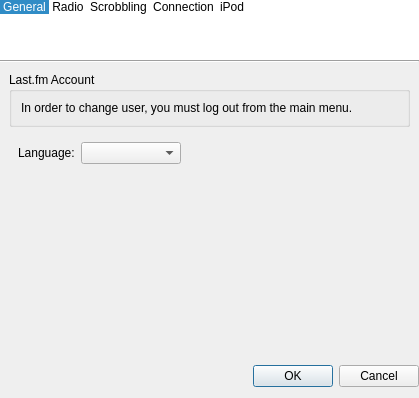
<ui version="4.0" >
 <class>SettingsDialog</class>
 <widget class="QDialog" name="SettingsDialog" >
  <property name="windowModality" >
   <enum>Qt::ApplicationModal</enum>
  </property>
  <property name="geometry" >
   <rect>
    <x>0</x>
    <y>0</y>
    <width>419</width>
    <height>385</height>
   </rect>
  </property>
  <property name="sizePolicy" >
   <sizepolicy vsizetype="Preferred" hsizetype="Preferred" >
    <horstretch>0</horstretch>
    <verstretch>0</verstretch>
   </sizepolicy>
  </property>
  <property name="minimumSize" >
   <size>
    <width>0</width>
    <height>0</height>
   </size>
  </property>
  <property name="windowTitle" >
   <string>Last.fm Settings</string>
  </property>
  <property name="modal" >
   <bool>true</bool>
  </property>
  <layout class="QVBoxLayout" >
   <property name="spacing" >
    <number>0</number>
   </property>
   <property name="leftMargin" >
    <number>0</number>
   </property>
   <property name="topMargin" >
    <number>0</number>
   </property>
   <property name="rightMargin" >
    <number>0</number>
   </property>
   <item>
    <widget class="QListWidget" name="pageSelector" >
     <property name="sizePolicy" >
      <sizepolicy vsizetype="Maximum" hsizetype="Expanding" >
       <horstretch>0</horstretch>
       <verstretch>0</verstretch>
      </sizepolicy>
     </property>
     <property name="maximumSize" >
      <size>
       <width>16777215</width>
       <height>60</height>
      </size>
     </property>
     <property name="focusPolicy" >
      <enum>Qt::NoFocus</enum>
     </property>
     <property name="layoutDirection" >
      <enum>Qt::LeftToRight</enum>
     </property>
     <property name="frameShape" >
      <enum>QFrame::NoFrame</enum>
     </property>
     <property name="frameShadow" >
      <enum>QFrame::Plain</enum>
     </property>
     <property name="lineWidth" >
      <number>0</number>
     </property>
     <property name="horizontalScrollBarPolicy" >
      <enum>Qt::ScrollBarAlwaysOff</enum>
     </property>
     <property name="autoScroll" >
      <bool>false</bool>
     </property>
     <property name="editTriggers" >
      <set>QAbstractItemView::NoEditTriggers</set>
     </property>
     <property name="alternatingRowColors" >
      <bool>false</bool>
     </property>
     <property name="selectionMode" >
      <enum>QAbstractItemView::SingleSelection</enum>
     </property>
     <property name="selectionBehavior" >
      <enum>QAbstractItemView::SelectRows</enum>
     </property>
     <property name="iconSize" >
      <size>
       <width>32</width>
       <height>32</height>
      </size>
     </property>
     <property name="textElideMode" >
      <enum>Qt::ElideNone</enum>
     </property>
     <property name="movement" >
      <enum>QListView::Static</enum>
     </property>
     <property name="flow" >
      <enum>QListView::LeftToRight</enum>
     </property>
     <property name="isWrapping" stdset="0" >
      <bool>true</bool>
     </property>
     <property name="resizeMode" >
      <enum>QListView::Fixed</enum>
     </property>
     <property name="layoutMode" >
      <enum>QListView::SinglePass</enum>
     </property>
     <property name="spacing" >
      <number>6</number>
     </property>
     <property name="viewMode" >
      <enum>QListView::IconMode</enum>
     </property>
     <property name="selectionRectVisible" >
      <bool>false</bool>
     </property>
     <property name="currentRow" >
      <number>0</number>
     </property>
     <item>
      <property name="text" >
       <string>General</string>
      </property>
      <property name="icon" >
       <iconset resource="QtResource.qrc" >:/SettingsDialog/account.png</iconset>
      </property>
     </item>
     <item>
      <property name="text" >
       <string>Radio</string>
      </property>
      <property name="icon" >
       <iconset resource="QtResource.qrc" >:/SettingsDialog/radio.png</iconset>
      </property>
     </item>
     <item>
      <property name="text" >
       <string>Scrobbling</string>
      </property>
      <property name="icon" >
       <iconset resource="QtResource.qrc" >:/SettingsDialog/scrobbling.png</iconset>
      </property>
     </item>
     <item>
      <property name="text" >
       <string>Connection</string>
      </property>
      <property name="icon" >
       <iconset resource="QtResource.qrc" >:/SettingsDialog/connection.png</iconset>
      </property>
     </item>
     <item>
      <property name="text" >
       <string>iPod</string>
      </property>
      <property name="icon" >
       <iconset resource="QtResource.qrc" >:/SettingsDialog/ipod.png</iconset>
      </property>
     </item>
    </widget>
   </item>
   <item>
    <widget class="Line" name="line" >
     <property name="orientation" >
      <enum>Qt::Horizontal</enum>
     </property>
    </widget>
   </item>
   <item>
    <widget class="QStackedWidget" name="pageStack" >
     <property name="sizePolicy" >
      <sizepolicy vsizetype="Expanding" hsizetype="Expanding" >
       <horstretch>0</horstretch>
       <verstretch>1</verstretch>
      </sizepolicy>
     </property>
     <property name="currentIndex" >
      <number>0</number>
     </property>
     <widget class="QWidget" name="accountPage" >
      <layout class="QVBoxLayout" >
       <item>
        <widget class="QGroupBox" name="accountBox" >
         <property name="title" >
          <string>Last.fm Account</string>
         </property>
         <layout class="QVBoxLayout" >
          <item>
           <widget class="QLabel" name="label_6" >
            <property name="text" >
             <string>In order to change user, you must log out from the main menu.</string>
            </property>
           </widget>
          </item>
         </layout>
        </widget>
       </item>
       <item>
        <layout class="QVBoxLayout" >
         <property name="leftMargin" >
          <number>9</number>
         </property>
         <property name="topMargin" >
          <number>9</number>
         </property>
         <property name="rightMargin" >
          <number>9</number>
         </property>
         <item>
          <layout class="QHBoxLayout" >
           <item>
            <widget class="QLabel" name="languageLabel" >
             <property name="sizePolicy" >
              <sizepolicy vsizetype="Preferred" hsizetype="Maximum" >
               <horstretch>0</horstretch>
               <verstretch>0</verstretch>
              </sizepolicy>
             </property>
             <property name="text" >
              <string>Language:</string>
             </property>
            </widget>
           </item>
           <item>
            <widget class="QComboBox" name="languages" >
             <property name="minimumSize" >
              <size>
               <width>100</width>
               <height>0</height>
              </size>
             </property>
             <property name="modelColumn" >
              <number>0</number>
             </property>
            </widget>
           </item>
           <item>
            <spacer>
             <property name="orientation" >
              <enum>Qt::Horizontal</enum>
             </property>
             <property name="sizeHint" >
              <size>
               <width>40</width>
               <height>20</height>
              </size>
             </property>
            </spacer>
           </item>
          </layout>
         </item>
         <item>
          <spacer>
           <property name="orientation" >
            <enum>Qt::Vertical</enum>
           </property>
           <property name="sizeHint" >
            <size>
             <width>20</width>
             <height>181</height>
            </size>
           </property>
          </spacer>
         </item>
        </layout>
       </item>
      </layout>
     </widget>
     <widget class="QWidget" name="radioPage" >
      <layout class="QVBoxLayout" >
       <item>
        <widget class="QGroupBox" name="groupBox" >
         <property name="title" >
          <string>Soundcard</string>
         </property>
         <layout class="QVBoxLayout" >
          <item>
           <layout class="QGridLayout" >
            <item row="0" column="0" >
             <widget class="QLabel" name="label_3" >
              <property name="text" >
               <string>Name:</string>
              </property>
             </widget>
            </item>
            <item row="0" column="1" >
             <layout class="QHBoxLayout" >
              <property name="spacing" >
               <number>12</number>
              </property>
              <item>
               <widget class="QComboBox" name="soundcard" >
                <property name="sizePolicy" >
                 <sizepolicy vsizetype="Fixed" hsizetype="Minimum" >
                  <horstretch>0</horstretch>
                  <verstretch>0</verstretch>
                 </sizepolicy>
                </property>
               </widget>
              </item>
              <item>
               <spacer>
                <property name="orientation" >
                 <enum>Qt::Horizontal</enum>
                </property>
                <property name="sizeHint" >
                 <size>
                  <width>40</width>
                  <height>20</height>
                 </size>
                </property>
               </spacer>
              </item>
             </layout>
            </item>
            <item row="1" column="0" >
             <widget class="QLabel" name="label_4" >
              <property name="text" >
               <string>System:</string>
              </property>
             </widget>
            </item>
            <item row="1" column="1" >
             <layout class="QHBoxLayout" >
              <item>
               <widget class="QComboBox" name="soundSystem" >
                <property name="sizePolicy" >
                 <sizepolicy vsizetype="Fixed" hsizetype="Minimum" >
                  <horstretch>0</horstretch>
                  <verstretch>0</verstretch>
                 </sizepolicy>
                </property>
               </widget>
              </item>
              <item>
               <spacer>
                <property name="orientation" >
                 <enum>Qt::Horizontal</enum>
                </property>
                <property name="sizeHint" >
                 <size>
                  <width>40</width>
                  <height>20</height>
                 </size>
                </property>
               </spacer>
              </item>
             </layout>
            </item>
           </layout>
          </item>
         </layout>
        </widget>
       </item>
       <item>
        <widget class="QGroupBox" name="isManuallyManageInputBuffer" >
         <property name="title" >
          <string>Manually Manage HTTP Input Buffer</string>
         </property>
         <property name="checkable" >
          <bool>true</bool>
         </property>
         <property name="checked" >
          <bool>false</bool>
         </property>
         <layout class="QHBoxLayout" >
          <item>
           <widget class="QLabel" name="label_5" >
            <property name="text" >
             <string>Buffer size:</string>
            </property>
           </widget>
          </item>
          <item>
           <widget class="QSpinBox" name="manuallyManagedInputBufferSize" >
            <property name="frame" >
             <bool>true</bool>
            </property>
            <property name="suffix" >
             <string> kB</string>
            </property>
            <property name="prefix" >
             <string/>
            </property>
            <property name="minimum" >
             <number>16</number>
            </property>
            <property name="maximum" >
             <number>256</number>
            </property>
            <property name="singleStep" >
             <number>1</number>
            </property>
            <property name="value" >
             <number>16</number>
            </property>
           </widget>
          </item>
          <item>
           <spacer>
            <property name="orientation" >
             <enum>Qt::Horizontal</enum>
            </property>
            <property name="sizeHint" >
             <size>
              <width>40</width>
              <height>20</height>
             </size>
            </property>
           </spacer>
          </item>
         </layout>
        </widget>
       </item>
       <item>
        <widget class="QGroupBox" name="isUseOutputProxy" >
         <property name="title" >
          <string>Stream to External Player</string>
         </property>
         <property name="checkable" >
          <bool>true</bool>
         </property>
         <property name="checked" >
          <bool>false</bool>
         </property>
         <layout class="QHBoxLayout" >
          <item>
           <widget class="QLabel" name="label_7" >
            <property name="text" >
             <string>Connect to localhost on port:</string>
            </property>
           </widget>
          </item>
          <item>
           <widget class="QSpinBox" name="outputProxyPort" >
            <property name="maximum" >
             <number>65535</number>
            </property>
           </widget>
          </item>
          <item>
           <spacer>
            <property name="orientation" >
             <enum>Qt::Horizontal</enum>
            </property>
            <property name="sizeHint" >
             <size>
              <width>40</width>
              <height>20</height>
             </size>
            </property>
           </spacer>
          </item>
         </layout>
        </widget>
       </item>
       <item>
        <spacer>
         <property name="orientation" >
          <enum>Qt::Vertical</enum>
         </property>
         <property name="sizeHint" >
          <size>
           <width>20</width>
           <height>40</height>
          </size>
         </property>
        </spacer>
       </item>
      </layout>
     </widget>
     <widget class="QWidget" name="scrobblingPage" >
      <layout class="QVBoxLayout" >
       <item>
        <widget class="QLabel" name="label_13" >
         <property name="text" >
          <string>By default the track scrobbles halfway, you can increase this if you like:</string>
         </property>
        </widget>
       </item>
       <item>
        <layout class="QHBoxLayout" >
         <property name="leftMargin" >
          <number>9</number>
         </property>
         <item>
          <widget class="QLabel" name="label_12" >
           <property name="text" >
            <string>Scrobble at</string>
           </property>
          </widget>
         </item>
         <item>
          <widget class="QSpinBox" name="spinBox" >
           <property name="suffix" >
            <string>%</string>
           </property>
           <property name="minimum" >
            <number>50</number>
           </property>
           <property name="maximum" >
            <number>100</number>
           </property>
           <property name="singleStep" >
            <number>5</number>
           </property>
          </widget>
         </item>
         <item>
          <spacer>
           <property name="orientation" >
            <enum>Qt::Horizontal</enum>
           </property>
           <property name="sizeHint" >
            <size>
             <width>40</width>
             <height>20</height>
            </size>
           </property>
          </spacer>
         </item>
        </layout>
       </item>
       <item>
        <spacer>
         <property name="orientation" >
          <enum>Qt::Vertical</enum>
         </property>
         <property name="sizeType" >
          <enum>QSizePolicy::Fixed</enum>
         </property>
         <property name="sizeHint" >
          <size>
           <width>20</width>
           <height>12</height>
          </size>
         </property>
        </spacer>
       </item>
       <item>
        <widget class="QCheckBox" name="launchWithMediaPlayerCheck_2" >
         <property name="text" >
          <string>Launch with media players</string>
         </property>
        </widget>
       </item>
       <item>
        <widget class="QCheckBox" name="fingerprintCheckBox_2" >
         <property name="text" >
          <string>Allow Last.fm to fingerprint your tracks</string>
         </property>
        </widget>
       </item>
       <item>
        <spacer>
         <property name="orientation" >
          <enum>Qt::Vertical</enum>
         </property>
         <property name="sizeHint" >
          <size>
           <width>20</width>
           <height>40</height>
          </size>
         </property>
        </spacer>
       </item>
      </layout>
     </widget>
     <widget class="QWidget" name="connectionPage" >
      <layout class="QVBoxLayout" >
       <item>
        <widget class="QGroupBox" name="proxyBox" >
         <property name="sizePolicy" >
          <sizepolicy vsizetype="Minimum" hsizetype="MinimumExpanding" >
           <horstretch>0</horstretch>
           <verstretch>0</verstretch>
          </sizepolicy>
         </property>
         <property name="title" >
          <string>Proxy Settings</string>
         </property>
         <property name="checkable" >
          <bool>false</bool>
         </property>
         <property name="checked" >
          <bool>false</bool>
         </property>
         <layout class="QVBoxLayout" >
          <property name="spacing" >
           <number>6</number>
          </property>
          <property name="leftMargin" >
           <number>9</number>
          </property>
          <property name="topMargin" >
           <number>9</number>
          </property>
          <property name="rightMargin" >
           <number>9</number>
          </property>
          <property name="bottomMargin" >
           <number>9</number>
          </property>
          <item>
           <widget class="QRadioButton" name="automaticProxyButton" >
            <property name="text" >
             <string>Automatic</string>
            </property>
            <property name="checked" >
             <bool>true</bool>
            </property>
           </widget>
          </item>
          <item>
           <widget class="QRadioButton" name="manualProxyButton" >
            <property name="text" >
             <string>Manual</string>
            </property>
           </widget>
          </item>
          <item>
           <widget class="QWidget" native="1" name="manualProxyBox" >
            <property name="enabled" >
             <bool>false</bool>
            </property>
            <property name="sizePolicy" >
             <sizepolicy vsizetype="Fixed" hsizetype="Preferred" >
              <horstretch>0</horstretch>
              <verstretch>0</verstretch>
             </sizepolicy>
            </property>
            <layout class="QGridLayout" >
             <property name="leftMargin" >
              <number>20</number>
             </property>
             <property name="topMargin" >
              <number>0</number>
             </property>
             <property name="rightMargin" >
              <number>0</number>
             </property>
             <property name="bottomMargin" >
              <number>0</number>
             </property>
             <property name="horizontalSpacing" >
              <number>4</number>
             </property>
             <property name="verticalSpacing" >
              <number>6</number>
             </property>
             <item row="0" column="0" >
              <widget class="QLabel" name="label_2_2_2_2" >
               <property name="sizePolicy" >
                <sizepolicy vsizetype="Fixed" hsizetype="Preferred" >
                 <horstretch>0</horstretch>
                 <verstretch>0</verstretch>
                </sizepolicy>
               </property>
               <property name="text" >
                <string>Host:</string>
               </property>
              </widget>
             </item>
             <item row="0" column="1" >
              <layout class="QHBoxLayout" >
               <property name="spacing" >
                <number>6</number>
               </property>
               <property name="leftMargin" >
                <number>0</number>
               </property>
               <property name="topMargin" >
                <number>0</number>
               </property>
               <property name="rightMargin" >
                <number>0</number>
               </property>
               <property name="bottomMargin" >
                <number>0</number>
               </property>
               <item>
                <widget class="QLineEdit" name="proxyHostEdit" >
                 <property name="enabled" >
                  <bool>false</bool>
                 </property>
                 <property name="sizePolicy" >
                  <sizepolicy vsizetype="Fixed" hsizetype="Expanding" >
                   <horstretch>0</horstretch>
                   <verstretch>0</verstretch>
                  </sizepolicy>
                 </property>
                 <property name="echoMode" >
                  <enum>QLineEdit::Normal</enum>
                 </property>
                </widget>
               </item>
               <item>
                <widget class="QLabel" name="label_2_2_2_2_2" >
                 <property name="text" >
                  <string>Port:</string>
                 </property>
                </widget>
               </item>
               <item>
                <widget class="QLineEdit" name="proxyPortEdit" >
                 <property name="enabled" >
                  <bool>false</bool>
                 </property>
                 <property name="sizePolicy" >
                  <sizepolicy vsizetype="Fixed" hsizetype="Expanding" >
                   <horstretch>0</horstretch>
                   <verstretch>0</verstretch>
                  </sizepolicy>
                 </property>
                 <property name="inputMask" >
                  <string>00000; </string>
                 </property>
                 <property name="echoMode" >
                  <enum>QLineEdit::Normal</enum>
                 </property>
                </widget>
               </item>
              </layout>
             </item>
             <item row="1" column="0" >
              <widget class="QLabel" name="label_2_2_2" >
               <property name="sizePolicy" >
                <sizepolicy vsizetype="Fixed" hsizetype="Preferred" >
                 <horstretch>0</horstretch>
                 <verstretch>0</verstretch>
                </sizepolicy>
               </property>
               <property name="text" >
                <string>Username:</string>
               </property>
              </widget>
             </item>
             <item row="1" column="1" >
              <widget class="QLineEdit" name="proxyUsernameEdit" >
               <property name="enabled" >
                <bool>false</bool>
               </property>
               <property name="sizePolicy" >
                <sizepolicy vsizetype="Fixed" hsizetype="Expanding" >
                 <horstretch>0</horstretch>
                 <verstretch>0</verstretch>
                </sizepolicy>
               </property>
               <property name="echoMode" >
                <enum>QLineEdit::Normal</enum>
               </property>
              </widget>
             </item>
             <item row="2" column="0" >
              <widget class="QLabel" name="label_2_2" >
               <property name="sizePolicy" >
                <sizepolicy vsizetype="Fixed" hsizetype="Preferred" >
                 <horstretch>0</horstretch>
                 <verstretch>0</verstretch>
                </sizepolicy>
               </property>
               <property name="text" >
                <string>Password:</string>
               </property>
              </widget>
             </item>
             <item row="2" column="1" >
              <widget class="QLineEdit" name="proxyPasswordEdit" >
               <property name="enabled" >
                <bool>false</bool>
               </property>
               <property name="sizePolicy" >
                <sizepolicy vsizetype="Fixed" hsizetype="Expanding" >
                 <horstretch>0</horstretch>
                 <verstretch>0</verstretch>
                </sizepolicy>
               </property>
               <property name="echoMode" >
                <enum>QLineEdit::Password</enum>
               </property>
              </widget>
             </item>
             <item row="3" column="1" >
              <widget class="QLabel" name="noProxyTipLabel" >
               <property name="enabled" >
                <bool>false</bool>
               </property>
               <property name="sizePolicy" >
                <sizepolicy vsizetype="Fixed" hsizetype="Preferred" >
                 <horstretch>0</horstretch>
                 <verstretch>0</verstretch>
                </sizepolicy>
               </property>
               <property name="text" >
                <string>Leave fields blank to use a direct connection</string>
               </property>
              </widget>
             </item>
            </layout>
           </widget>
          </item>
         </layout>
        </widget>
       </item>
       <item>
        <widget class="QGroupBox" name="groupBox_2" >
         <property name="title" >
          <string>Bandwidth Usage</string>
         </property>
         <layout class="QGridLayout" >
          <item row="0" column="0" >
           <widget class="QCheckBox" name="downloadMetadataCheck" >
            <property name="sizePolicy" >
             <sizepolicy vsizetype="Fixed" hsizetype="Expanding" >
              <horstretch>0</horstretch>
              <verstretch>0</verstretch>
             </sizepolicy>
            </property>
            <property name="text" >
             <string>Download artist images and info</string>
            </property>
            <property name="checked" >
             <bool>true</bool>
            </property>
           </widget>
          </item>
          <item rowspan="2" row="0" column="1" >
           <widget class="QPushButton" name="clearCache" >
            <property name="text" >
             <string>Clear cache</string>
            </property>
           </widget>
          </item>
          <item row="1" column="0" >
           <widget class="QCheckBox" name="crashReportCheck" >
            <property name="text" >
             <string>Send crash diagnostics on crashing</string>
            </property>
            <property name="checked" >
             <bool>true</bool>
            </property>
           </widget>
          </item>
         </layout>
        </widget>
       </item>
       <item>
        <spacer>
         <property name="orientation" >
          <enum>Qt::Vertical</enum>
         </property>
         <property name="sizeHint" >
          <size>
           <width>20</width>
           <height>40</height>
          </size>
         </property>
        </spacer>
       </item>
      </layout>
     </widget>
     <widget class="QWidget" name="page" >
      <layout class="QVBoxLayout" >
       <item>
        <widget class="QGroupBox" name="isIPodScrobblingEnabled" >
         <property name="title" >
          <string>Enable iPod Scrobbling</string>
         </property>
         <property name="checkable" >
          <bool>true</bool>
         </property>
         <layout class="QVBoxLayout" >
          <item>
           <widget class="QCheckBox" name="alwaysConfirmIPodScrobbles" >
            <property name="text" >
             <string>Always confirm iPod scrobbles</string>
            </property>
           </widget>
          </item>
          <item>
           <widget class="QCheckBox" name="giveMoreFeedback" >
            <property name="text" >
             <string>Give more feedback</string>
            </property>
           </widget>
          </item>
          <item>
           <widget class="QTreeWidget" name="deviceWidget" >
            <property name="focusPolicy" >
             <enum>Qt::NoFocus</enum>
            </property>
            <property name="selectionMode" >
             <enum>QAbstractItemView::NoSelection</enum>
            </property>
            <property name="selectionBehavior" >
             <enum>QAbstractItemView::SelectColumns</enum>
            </property>
            <property name="rootIsDecorated" >
             <bool>false</bool>
            </property>
            <property name="uniformRowHeights" >
             <bool>true</bool>
            </property>
            <property name="itemsExpandable" >
             <bool>false</bool>
            </property>
            <property name="allColumnsShowFocus" >
             <bool>false</bool>
            </property>
            <property name="columnCount" >
             <number>1</number>
            </property>
            <column>
             <property name="text" >
              <string>Known iPods</string>
             </property>
            </column>
           </widget>
          </item>
         </layout>
        </widget>
       </item>
      </layout>
     </widget>
    </widget>
   </item>
   <item>
    <widget class="QDialogButtonBox" name="buttonBox" >
     <property name="standardButtons" >
      <set>QDialogButtonBox::Cancel|QDialogButtonBox::NoButton|QDialogButtonBox::Ok</set>
     </property>
    </widget>
   </item>
  </layout>
 </widget>
 <resources>
  <include location="QtResource.qrc" />
 </resources>
 <connections>
  <connection>
   <sender>buttonBox</sender>
   <signal>rejected()</signal>
   <receiver>SettingsDialog</receiver>
   <slot>reject()</slot>
   <hints>
    <hint type="sourcelabel" >
     <x>311</x>
     <y>370</y>
    </hint>
    <hint type="destinationlabel" >
     <x>83</x>
     <y>160</y>
    </hint>
   </hints>
  </connection>
  <connection>
   <sender>buttonBox</sender>
   <signal>accepted()</signal>
   <receiver>SettingsDialog</receiver>
   <slot>accept()</slot>
   <hints>
    <hint type="sourcelabel" >
     <x>224</x>
     <y>370</y>
    </hint>
    <hint type="destinationlabel" >
     <x>368</x>
     <y>160</y>
    </hint>
   </hints>
  </connection>
  <connection>
   <sender>pageSelector</sender>
   <signal>currentRowChanged(int)</signal>
   <receiver>pageStack</receiver>
   <slot>setCurrentIndex(int)</slot>
   <hints>
    <hint type="sourcelabel" >
     <x>354</x>
     <y>24</y>
    </hint>
    <hint type="destinationlabel" >
     <x>361</x>
     <y>69</y>
    </hint>
   </hints>
  </connection>
  <connection>
   <sender>manualProxyButton</sender>
   <signal>toggled(bool)</signal>
   <receiver>manualProxyBox</receiver>
   <slot>setEnabled(bool)</slot>
   <hints>
    <hint type="sourcelabel" >
     <x>56</x>
     <y>129</y>
    </hint>
    <hint type="destinationlabel" >
     <x>31</x>
     <y>186</y>
    </hint>
   </hints>
  </connection>
 </connections>
</ui>
